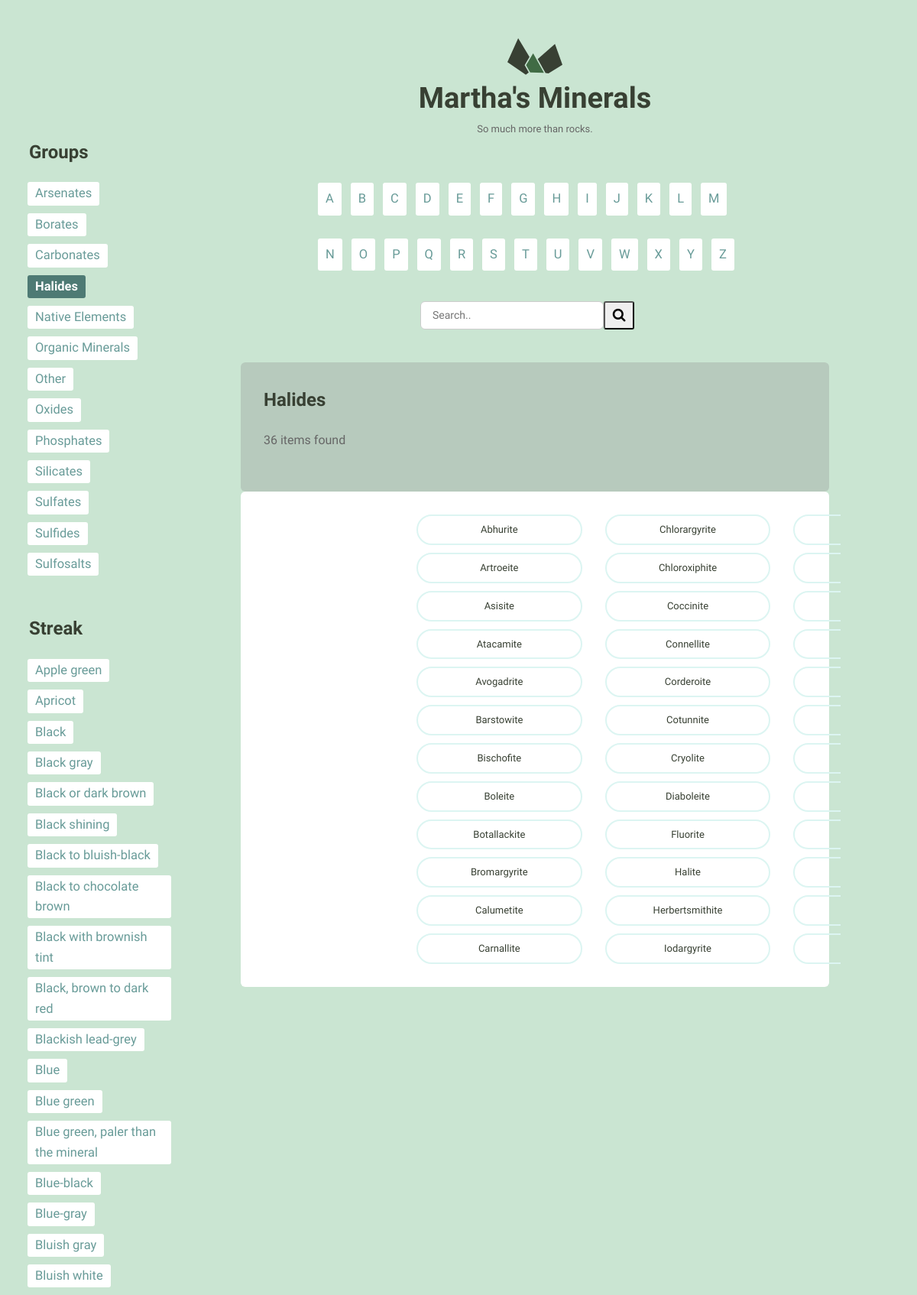
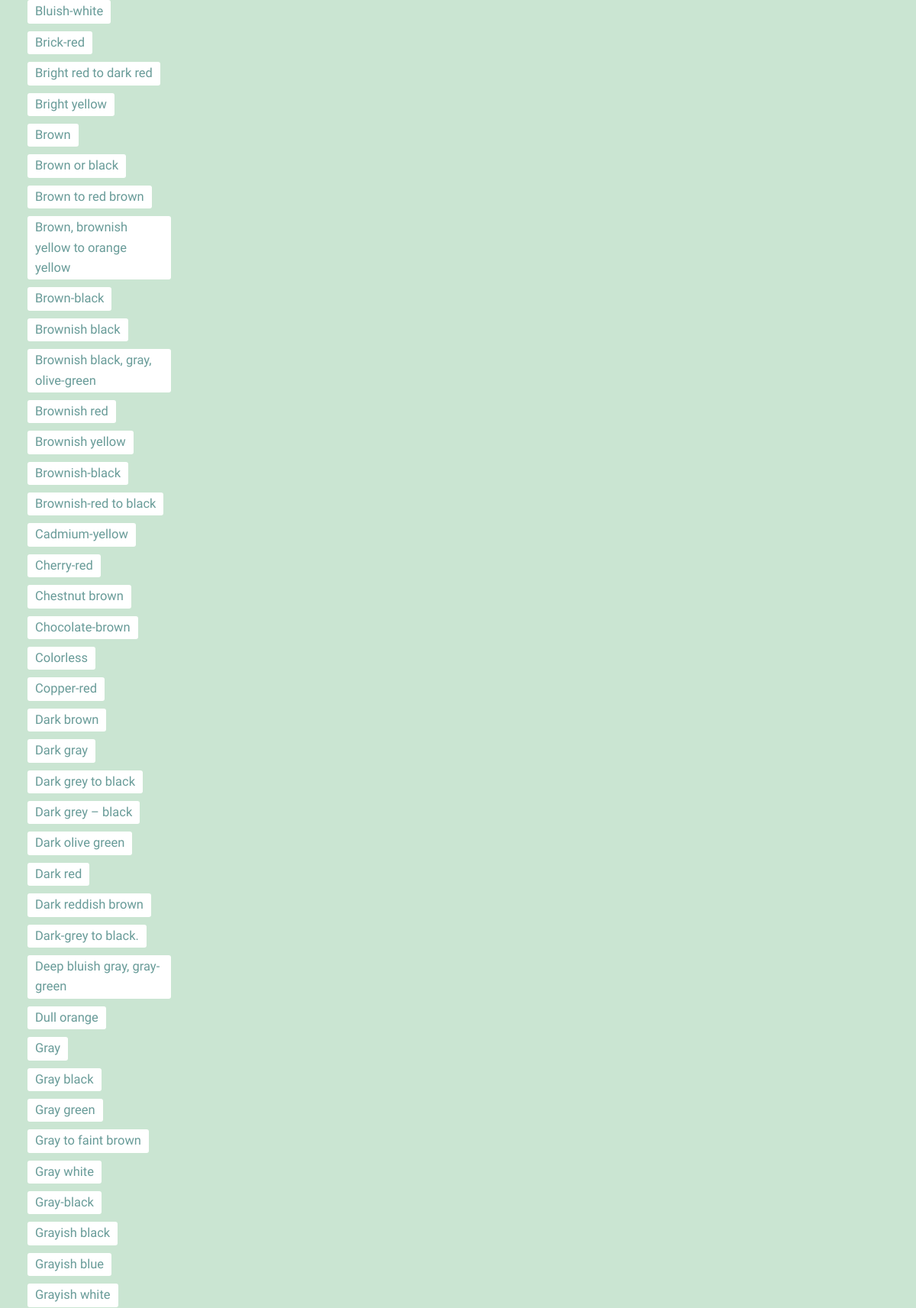
The page /list/group/Halides (upper part) on the database its author committed (2 pictures, top to bottom).
### catalog/models.py (models this page shows, shortened)
class Mineral(models.Model):
    name = models.CharField(max_length=255, unique=True)
    image_filename = models.CharField(max_length=255)
    image_caption = models.TextField()
    category = models.CharField(max_length=255)
    formula = models.CharField(max_length=255)
    strunz_classification = models.CharField(max_length=255)
    color = models.CharField(max_length=255)
    crystal_system = models.CharField(max_length=255)
    unit_cell = models.CharField(max_length=255)
    crystal_symmetry = models.CharField(max_length=255)
    cleavage = models.CharField(max_length=255)
    mohs_scale_hardness = models.CharField(max_length=255)
    luster = models.CharField(max_length=255)
    streak = models.CharField(max_length=255)
    diaphaneity = models.CharField(max_length=255)
    optical_properties = models.CharField(max_length=255)
    refractive_index = models.CharField(max_length=255)
    crystal_habit = models.CharField(max_length=255)
    specific_gravity = models.CharField(max_length=255)
    group = models.CharField(max_length=255)
    def __str__(self):
        return self.name
    class Meta:
        ordering = ['name']

### catalog/views.py (the view)
# urls.py: path('list/group/<group_filter>', views.mineral_group, name='group_list'),
def mineral_group(request, group_filter):
    mineral_filtered = Mineral.objects.filter(group__iexact=group_filter).order_by('id')
    num_in_group = mineral_filtered.count()
    return render(request, 'catalog/list.html', {
        'group_filter': group_filter,
        'mineral_filtered': mineral_filtered,
        'groups': utils.get_groups(request),
        'streaks': utils.get_streaks(request),
        'num_in_group': num_in_group,
        'random_mineral': utils.get_random_mineral_id(),
    })

### catalog/utils.py (called while the page is built)
def get_groups(request):
    if 'groups' not in request.session:
        groups = sorted(set(models.Mineral.objects.all().values_list('group', flat=True)))
        request.session['groups'] = groups
    else:
        groups = request.session['groups']
    return groups

def get_streaks(request):
    if 'streaks' not in request.session:
        streaks = sorted(set(models.Mineral.objects.all().values_list('streak', flat=True)))
        streaks.pop(0)
        request.session['streaks'] = streaks
    else:
        streaks = request.session['streaks']
    return streaks

def get_random_mineral_id():
    minerals = models.Mineral.objects.all().values_list('id', flat=True)
    return random.choice(minerals)

### catalog/templates/catalog/list.html (shortened to what this page needs)
{% extends 'layout.html' %}
{% block boundsClass %}
    <div class="bounds">{% endblock %}
{% block content %}
    <div class="grid-100">
            {% if not mineral_filtered %}
                <div class="info__container info_results">
                    <h2>No results found {% if term %}for '{{ term }}'{% endif %}</h2>
                    <p>Please try another search</p>
                </div>
            {% else %}
                {% if group_filter %}
                    <div class="info__container info_results">
                        <h2>{{ group_filter|capfirst }}</h2>
                        <p>{{ num_in_group }} item{{ num_in_group|pluralize }} found</p>
                    </div>
                {% endif %}
                <ul class="minerals__container minerals__container_ext">
                    {% for mineral in mineral_filtered %}
                        <li class="minerals__item">
                            <a class="minerals__anchor"
                               href="{% url 'catalog:detail' pk=mineral.pk %}">{{ mineral|safe }}</a>
                        </li>
                    {% endfor %}</ul>
            {% endif %}
    </div>
{% endblock %}

### assets/css/global.css (style rules this page uses)
html { font-family: sans-serif; -ms-text-size-adjust: 100%; -webkit-text-size-adjust: 100%; }
body { margin: 0; }
html { font-size: 62.5%; }
body { background-color: #CAE5D2; font-size: 1.5em; line-height: 1.6; font-weight: 400; font-family: "Cousine"; color: #666; }
.bounds { max-width: 800px; margin: 0 auto; padding: 50px 0 150px; overflow: hidden; }
.grid, .grid-5, .grid-10, .grid-15, .grid-20, .grid-25, .grid-30, .grid-33, .grid-35, .grid-40, .grid-45, .grid-50, .grid-55, .grid-60, .grid-65, .grid-66, .grid-70, .grid-75, .grid-80, .grid-90, .grid-95, .grid-100 { float: left; box-sizing: border-box; position: relative; }
.grid-100 { width: 100%; padding: 0 15px; }
h1, h2, h3, h4, h5, h6 { margin-top: 0; margin-bottom: 2rem; font-weight: bold; font-family: "Work Sans", sans-serif; color: #384033; }
h2 { font-size: 2.4rem; }
@media (min-width: 550px) { h2 { font-size: 2.4rem; } }
p { margin-top: 0; font-size: 1.6rem; }
ul { list-style: circle inside; padding-left: 0; margin-top: 0; }
table, p, ul { margin-bottom: 2.5rem; }
.minerals__container { background-color: #fff; border-radius: 6px; list-style: none; padding: 30px 30px 20px 30px; -webkit-column-gap: 30px; -moz-column-gap: 30px; column-gap: 30px; }
@media (min-width: 640px) { .minerals__container { -webkit-column-count: 3; -moz-column-count: 3; column-count: 3; } }
.minerals__anchor { border: solid 2px #DCF5F2; border-radius: 100px; color: #384033; display: block; font-size: 13px; text-align: center; padding: 8px 0 7px 0; width: 100%; transition: background-color 200ms ease-in-out, font-weight 200ms ease-in-out, color 200ms ease-in-out; margin-left: 200px; }

### assets/css/catalog-style.css (style rules this page uses)
.info__container { background-color: #fff; border-radius: 6px; padding: 30px; }
* { box-sizing: border-box; }
.minerals__container_ext { min-height: 200px; }
.info_results { background-color: #b7cabd; }

### rows shown on the page
Mineral: name "Abhurite"
Mineral: name "Artroeite"
Mineral: name "Asisite"
Mineral: name "Atacamite"
Mineral: name "Avogadrite"
Mineral: name "Barstowite"
Mineral: name "Bischofite"
Mineral: name "Boleite"
Mineral: name "Botallackite"
Mineral: name "Bromargyrite"
Mineral: name "Calumetite"
Mineral: name "Carnallite"
Mineral: name "Chlorargyrite"
Mineral: name "Chloroxiphite"
Mineral: name "Coccinite"
Mineral: name "Connellite"
Mineral: name "Corderoite"
Mineral: name "Cotunnite"
Mineral: name "Cryolite"
Mineral: name "Diaboleite"
Mineral: name "Fluorite"
Mineral: name "Halite"
Mineral: name "Herbertsmithite"
Mineral: name "Iodargyrite"

### other values the page prints
{{ group }} "Arsenates" "Borates" "Carbonates" "Halides" "Native Elements" "Organic Minerals" "Other" "Oxides" "Phosphates" "Silicates" "Sulfates" "Sulfides" "Sulfosalts"
{{ streak }} "Apple green" "Apricot" "Black" "Black gray" "Black or dark brown" "Black shining" "Black to bluish-black" "Black to chocolate brown" "Black with brownish tint" "Black, brown to dark red" "Blackish lead-grey" "Blue" "Blue green" "Blue green, paler than the mineral" "Blue-black" "Blue-gray" "Bluish gray" "Bluish white" "Bluish-white" "Brick-red" "Bright red to dark red" "Bright yellow" "Brown" "Brown or black" "Brown to red brown" "Brown, brownish yellow to orange yellow" "Brown-black" "Brownish black" "Brownish black, gray, olive-green" "Brownish red" "Brownish yellow" "Brownish-black" "Brownish-red to black" "Cadmium-yellow" "Cherry-red" "Chestnut brown" "Chocolate-brown" "Colorless" "Copper-red" "Dark brown" "Dark gray" "Dark grey to black" "Dark grey – black" "Dark olive green" "Dark red" "Dark reddish brown" "Dark-grey to black." "Deep bluish gray, gray-green" "Dull orange" "Gray" "Gray black" "Gray green" "Gray to faint brown" "Gray white" "Gray-black" "Grayish black" "Grayish blue" "Grayish white"
{{ letter|upper }} "B" "C" "D" "E" "F" "G" "H" "I" "J" "K" "L" "M" "N" "O" "P" "Q" "R" "S" "T" "U" "V" "W" "X" "Y" "Z"
{{ group_filter|capfirst }} "Halides"
{{ num_in_group }} "36"
